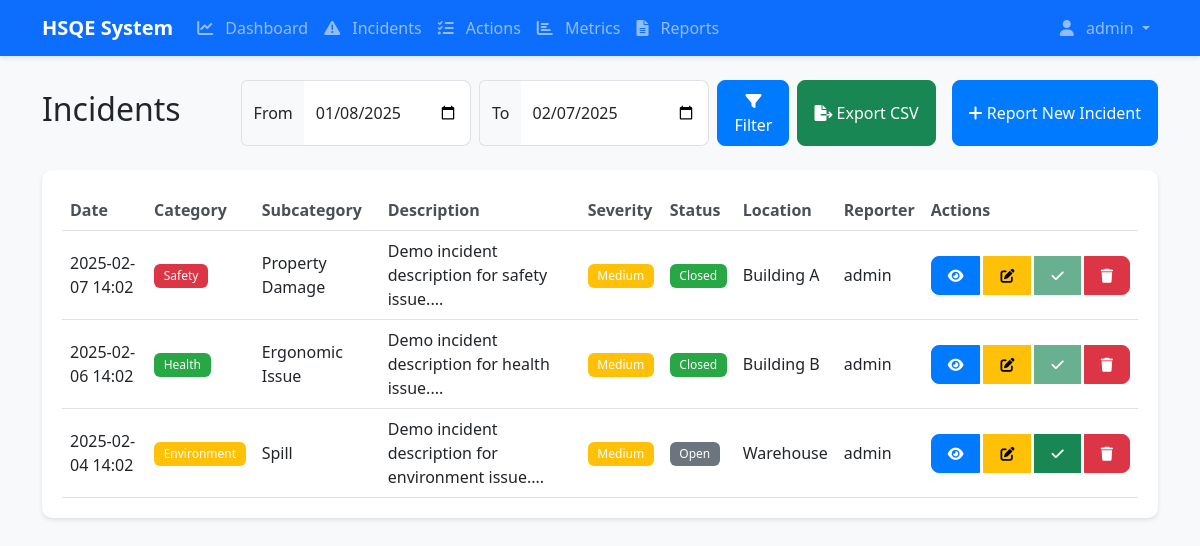
The app's page /incidents (signed in) with its own data.
### app/models.py (models this page shows, shortened)
class User(UserMixin, db.Model):
    id = db.Column(db.Integer, primary_key=True)
    username = db.Column(db.String(64), unique=True, nullable=False)
    email = db.Column(db.String(120), unique=True, nullable=False)
    password_hash = db.Column(db.String(128))
    role = db.Column(db.String(20), default='incident_only')  # Changed default role
    language = db.Column(db.String(2), default='en')
    can_add_incidents = db.Column(db.Boolean, default=True)
    can_view_incidents = db.Column(db.Boolean, default=False)
    can_add_metrics = db.Column(db.Boolean, default=False)
    can_view_metrics = db.Column(db.Boolean, default=False)
    can_export = db.Column(db.Boolean, default=False)
    is_admin = db.Column(db.Boolean, default=False)

class Incident(db.Model):
    id = db.Column(db.Integer, primary_key=True)
    date = db.Column(db.DateTime, default=datetime.utcnow)
    category = db.Column(db.String(50))
    subcategory = db.Column(db.String(50))
    description = db.Column(db.Text)
    severity = db.Column(db.String(20))
    status = db.Column(db.String(20), default='Open')
    location = db.Column(db.String(100))
    immediate_actions = db.Column(db.Text)
    reporter_id = db.Column(db.Integer, db.ForeignKey('user.id'))
    reporter = db.relationship('User', backref='reported_incidents')
    actions = db.relationship('Action', backref='incident', lazy=True)

### app/main.py (the view, shortened to what this page needs)
@main.route('/incidents', methods=['GET', 'POST'])
@login_required
@permission_required('can_add_incidents')
def incidents():
    now = datetime.now()
    default_from = datetime(now.year, now.month, 1)  # First day of current month
    default_to = now
    try:
        from_date = datetime.strptime(request.args.get('from_date', default_from.strftime('%Y-%m-%d')), '%Y-%m-%d')
        to_date = datetime.strptime(request.args.get('to_date', default_to.strftime('%Y-%m-%d')), '%Y-%m-%d') + timedelta(days=1)
    except (ValueError, TypeError):
        from_date = default_from
        to_date = default_to + timedelta(days=1)
    incidents = Incident.query.filter(
        Incident.date >= from_date,
        Incident.date < to_date
    ).order_by(Incident.date.desc()).limit(20).all()
    return render_template('main/incidents.html',
                         incidents=incidents,
                         now=now,
                         from_date=from_date,
                         to_date=to_date)

### app/main.py (called while the page is built)
@main.before_request
def before_request():
    g.get_text = lambda key: get_text(key, current_user.language if current_user.is_authenticated else 'en')

def permission_required(*permissions):
    def decorator(f):
        @wraps(f)
        def decorated_function(*args, **kwargs):
            for permission in permissions:
                if not getattr(current_user, permission, False):
                    flash(g.get_text('permission_denied'), 'error')
                    return redirect(url_for('main.dashboard'))
            return f(*args, **kwargs)
        return decorated_function
    return decorator

### app/translations.py (called while the page is built)
def get_text(key, lang='en'):
    return translations.get(lang, translations['en']).get(key, translations['en'].get(key, key))

### app/templates/main/incidents.html (shortened to what this page needs)
{% extends "base.html" %}
{% block content %}
<div class="row mb-4">
    <div class="col-md-12">
        <div class="d-flex justify-content-between align-items-center">
            <h2>Incidents</h2>
            <div class="d-flex gap-2">
                <form class="d-flex gap-2" method="GET">
                    <div class="input-group">
                        <span class="input-group-text">From</span>
                        <input type="date" class="form-control" name="from_date" id="from_date"
                               value="{{ from_date.strftime('%Y-%m-%d') }}">
                    </div>
                    <div class="input-group">
                        <span class="input-group-text">To</span>
                        <input type="date" class="form-control" name="to_date" id="to_date"
                               value="{{ to_date.strftime('%Y-%m-%d') }}">
                    </div>
                    <button type="submit" class="btn btn-primary">
                        <i class="fas fa-filter"></i> Filter
                    </button>
                </form>
                <button type="button" class="btn btn-success me-2" data-bs-toggle="modal" data-bs-target="#exportModal">
                    <i class="fas fa-file-export"></i> Export CSV
                </button>
                <button type="button" class="btn btn-primary" data-bs-toggle="modal" data-bs-target="#newIncidentModal">
                    <i class="fas fa-plus"></i> Report New Incident
                </button>
            </div>
        </div>
    </div>
</div>
<div class="card shadow">
    <div class="card-body">
        <div class="table-responsive">
            <table class="table table-hover">
                <thead>
                    <tr>
                        <th>Date</th>
                        <th>Category</th>
                        <th>Subcategory</th>
                        <th>Description</th>
                        <th>Severity</th>
                        <th>Status</th>
                        <th>Location</th>
                        <th>Reporter</th>
                        <th>Actions</th>
                    </tr>
                </thead>
                <tbody>
                    {% for incident in incidents %}
                    <tr>
                        <td>{{ incident.date.strftime('%Y-%m-%d %H:%M') }}</td>
                        <td>
                            <span class="badge bg-{% if incident.category == 'Health' %}success
                                           {% elif incident.category == 'Safety' %}danger
                                           {% elif incident.category == 'Quality' %}info
                                           {% else %}warning{% endif %}">
                                {{ incident.category }}
                            </span>
                        </td>
                        <td>{{ incident.subcategory }}</td>
                        <td>{{ incident.description[:50] }}...</td>
                        <td>
                            <span class="badge bg-{% if incident.severity == 'High' %}danger
                                           {% elif incident.severity == 'Medium' %}warning
                                           {% else %}success{% endif %}">
                                {{ incident.severity }}
                            </span>
                        </td>
                        <td>
                            <span class="badge bg-{% if incident.status == 'Closed' %}success{% else %}secondary{% endif %}">
                                {{ incident.status }}
                            </span>
                        </td>
                        <td>{{ incident.location }}</td>
                        <td>{{ incident.reporter.username }}</td>
                        <td>
                            <div class="btn-group">
                                <button type="button" class="btn btn-sm btn-primary"
                                        data-bs-toggle="modal"
                                        data-bs-target="#viewIncidentModal{{ incident.id }}">
                                    <i class="fas fa-eye"></i>
                                </button>
                                <button type="button" class="btn btn-sm btn-warning"
                                        data-bs-toggle="modal"
                                        data-bs-target="#editIncidentModal{{ incident.id }}">
                                    <i class="fas fa-edit"></i>
                                </button>
                                <button type="button" class="btn btn-sm btn-success"
                                        data-update-url="{{ url_for('main.update_incident', id=incident.id) }}"
                                        data-status="Closed"
                                        onclick="updateIncidentStatus(this)"
                                        {% if incident.status == 'Closed' %}disabled{% endif %}>
                                    <i class="fas fa-check"></i>
                                </button>
                                <button type="button" class="btn btn-sm btn-danger"
                                        onclick="deleteIncident({{ incident.id }})">
                                    <i class="fas fa-trash"></i>
                                </button>
                            </div>
                        </td>
                    </tr>
                    {% endfor %}
                </tbody>
            </table>
        </div>
    </div>
</div>
{% endblock %}

### app/templates/base.html (shortened to what this page needs)
<!DOCTYPE html>
<html lang="{{ current_user.language if current_user.is_authenticated else 'en' }}">
<head>
    <link href="https://cdn.jsdelivr.net/npm/bootstrap@5.3.0/dist/css/bootstrap.min.css" rel="stylesheet">
    <link href="https://cdnjs.cloudflare.com/ajax/libs/font-awesome/6.0.0/css/all.min.css" rel="stylesheet">
    <link href="{{ url_for('static', filename='css/style.css') }}" rel="stylesheet">
</head>
<body>
    {% if current_user.is_authenticated %}
    <nav class="navbar navbar-expand-lg navbar-dark bg-primary">
        <div class="container">
            <a class="navbar-brand" href="{{ url_for('main.dashboard') }}">
                {{ get_text('hsqe_system', current_user.language) }}
            </a>
            <div class="collapse navbar-collapse" id="navbarNav">
                <ul class="navbar-nav me-auto">
                    <li class="nav-item">
                        <a class="nav-link" href="{{ url_for('main.dashboard') }}">
                            <i class="fas fa-chart-line"></i> {{ get_text('dashboard', current_user.language) }}
                        </a>
                    </li>
                    <li class="nav-item">
                        <a class="nav-link" href="{{ url_for('main.incidents') }}">
                            <i class="fas fa-exclamation-triangle"></i> {{ get_text('incidents', current_user.language) }}
                        </a>
                    </li>
                    <li class="nav-item">
                        <a class="nav-link" href="{{ url_for('main.actions') }}">
                            <i class="fas fa-tasks"></i> {{ get_text('actions', current_user.language) }}
                        </a>
                    </li>
                    <li class="nav-item">
                        <a class="nav-link" href="{{ url_for('main.metrics') }}">
                            <i class="fas fa-chart-bar"></i> {{ get_text('metrics', current_user.language) }}
                        </a>
                    </li>
                    <li class="nav-item">
                        <a class="nav-link" href="{{ url_for('main.reports') }}">
                            <i class="fas fa-file-alt"></i> {{ get_text('reports', current_user.language) }}
                        </a>
                    </li>
                </ul>
                <ul class="navbar-nav">
                    <li class="nav-item dropdown">
                        <a class="nav-link dropdown-toggle" href="#" id="userDropdown" role="button"
                           data-bs-toggle="dropdown">
                            <i class="fas fa-user"></i> {{ current_user.username }}
                        </a>
                    </li>
                </ul>
            </div>
        </div>
    </nav>
    {% endif %}
    <div class="container mt-4">
        {% block content %}{% endblock %}
    </div>
</body>
</html>

### app/static/css/style.css (style rules this page uses)
body { background-color: #f8f9fa; font-family: 'Segoe UI', Tahoma, Geneva, Verdana, sans-serif; }
.card { border: none; border-radius: 10px; box-shadow: 0 2px 4px rgba(0, 0, 0, 0.1); margin-bottom: 1.5rem; }
.card-body { padding: 1.25rem; }
.navbar { box-shadow: 0 2px 4px rgba(0, 0, 0, 0.1); }
.navbar-brand { font-weight: 600; }
.nav-link { padding: 0.5rem 1rem; font-weight: 500; }
.nav-link i { margin-right: 0.5rem; }
.form-control { border-radius: 8px; }
.input-group-text { background-color: #f8f9fa; border-right: none; }
.form-control { border-left: none; }
.btn { border-radius: 8px; padding: 0.5rem 1rem; font-weight: 500; }
.btn-primary { background-color: #007bff; border-color: #007bff; }
.btn-group { gap: 0.25rem; }
.badge { padding: 0.5em 0.8em; font-weight: 500; border-radius: 6px; }
.table { margin-bottom: 0; }
.table th { border-top: none; font-weight: 600; color: #495057; }
.table td { vertical-align: middle; }
.card-body { min-height: 300px; }
.bg-success { background-color: #28a745 !important; }
.bg-danger { background-color: #dc3545 !important; }
.bg-warning { background-color: #ffc107 !important; }
.shadow { box-shadow: 0 2px 4px rgba(0, 0, 0, 0.1) !important; }

### app/templates/main/incidents.html (style rules this page uses)
.badge { padding: 0.5em 0.8em; }
.btn-group { gap: 0.25rem; }

### records on screen
User: language "HSQE System", language "Dashboard", language "Incidents", language "Actions", language "Metrics", language "Reports", username "admin"
Incident: date "2025-02-07 14:02", category "Safety", subcategory "Property Damage", description "Demo incident description for safety issue.", severity "Medium", status "Closed", location "Building A", reporter.username "admin"
Incident: date "2025-02-06 14:02", category "Health", subcategory "Ergonomic Issue", description "Demo incident description for health issue.", severity "Medium", status "Closed", location "Building B", reporter.username "admin"
Incident: date "2025-02-04 14:02", category "Environment", subcategory "Spill", description "Demo incident description for environment issue.", severity "Medium", status "Open", location "Warehouse", reporter.username "admin"
